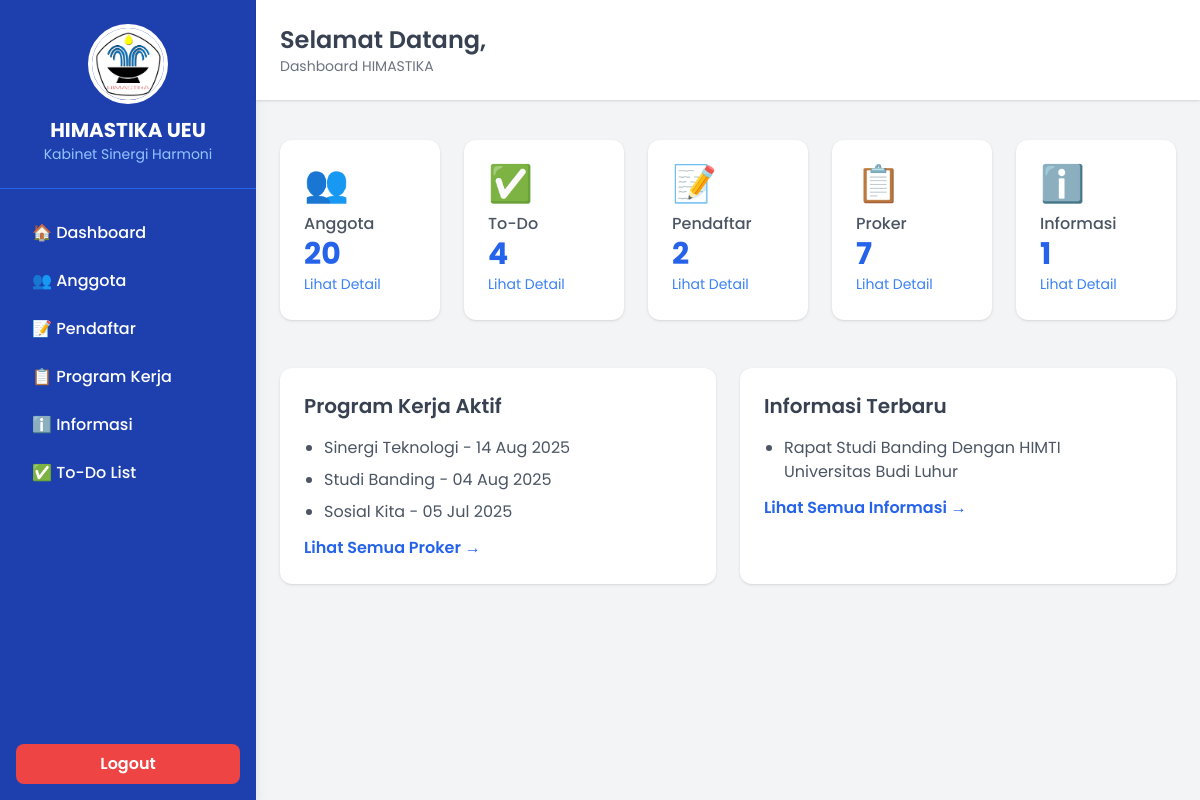
The page /index.php/dashboard on the database its author committed.
### tables this page shows
CREATE TABLE `proker` (
  `id` int(11) NOT NULL,
  `judul` varchar(255) NOT NULL,
  `deskripsi` text DEFAULT NULL,
  `tanggal` date NOT NULL,
  `status` tinyint(1) DEFAULT 0
);

CREATE TABLE `informasi` (
  `id` int(11) NOT NULL,
  `judul` varchar(255) NOT NULL,
  `deskripsi` text NOT NULL,
  `tanggal` date NOT NULL,
  `created_at` timestamp NOT NULL DEFAULT current_timestamp()
);

### application/controllers/Dashboard.php (called while the page is built, shortened)
<?php
class Dashboard extends CI_Controller {
    public function __construct() {
        $this->load->model(['Anggota_model','Todo_model','Pendaftaran_model','Proker_model','Informasi_model']);
    }
    public function index() {
        $data['totalAnggota']    = $this->Anggota_model->countAll();
        $data['totalTodo']       = $this->Todo_model->countAll();
        $data['totalPendaftar']  = $this->Pendaftaran_model->countAll();
        $data['totalProker']     = $this->Proker_model->countAll();
        $data['totalInformasi']  = $this->Informasi_model->countAll();
        $data['proker']     = $this->Proker_model->getLatest(3);
        $data['informasi']  = $this->Informasi_model->getLatest(3);
        $this->load->view('dashboard', $data);
    }
}

### index.php (called while the page is built, shortened)
<?php
require_once BASEPATH.'core/CodeIgniter.php';

### application/models/Proker_model.php (called while the page is built, shortened)
<?php
class Proker_model extends CI_Model {
    public function getLatest($limit = 5) {
        return $this->db->order_by('tanggal', 'DESC')
                        ->limit($limit)
                        ->get('proker')
                        ->result();
    }
}

### application/models/Informasi_model.php (called while the page is built, shortened)
<?php
class Informasi_model extends CI_Model {
    private $table = 'informasi';
    public function getLatest($limit = 3) {
        $this->db->order_by('tanggal', 'DESC');
        return $this->db->get($this->table, $limit)->result();
    }
}

### application/views/dashboard.php (the view, shortened to what this page needs)
<!DOCTYPE html>
<html lang="id">
<head>
<script src="https://cdn.tailwindcss.com"></script>
</head>
<body class="bg-gray-100 flex">
<aside class="w-64 bg-blue-800 text-white min-h-screen flex flex-col justify-between shadow-lg">
  <div>
    <div class="flex flex-col items-center py-6 border-b border-blue-600">
      <img src="<?= base_url('assets/img/LOGO HIMASTIKA.jpg'); ?>" alt="Logo HIMASTIKA" class="w-20 h-20 rounded-full mb-3 border-4 border-white">
      <h1 class="text-xl font-bold">HIMASTIKA UEU</h1>
      <p class="text-blue-300 text-sm">Kabinet Sinergi Harmoni</p>
    </div>
    <nav class="mt-6 space-y-2 px-4">
      <a href="<?= base_url('dashboard'); ?>" class="block px-4 py-2 rounded-lg hover:bg-blue-700 font-medium">🏠 Dashboard</a>
      <a href="<?= base_url('anggota'); ?>" class="block px-4 py-2 rounded-lg hover:bg-blue-700 font-medium">👥 Anggota</a>
      <a href="<?= base_url('pendaftaran'); ?>" class="block px-4 py-2 rounded-lg hover:bg-blue-700 font-medium">📝 Pendaftar</a>
      <a href="<?= base_url('proker'); ?>" class="block px-4 py-2 rounded-lg hover:bg-blue-700 font-medium">📋 Program Kerja</a>
      <a href="<?= base_url('informasi'); ?>" class="block px-4 py-2 rounded-lg hover:bg-blue-700 font-medium">ℹ️ Informasi</a>
      <a href="<?= base_url('todo'); ?>" class="block px-4 py-2 rounded-lg hover:bg-blue-700 font-medium">✅ To-Do List</a>
    </nav>
  </div>
  <div class="p-4">
    <a href="<?= base_url('login/logout'); ?>" class="block bg-red-500 hover:bg-red-600 text-center py-2 rounded-lg font-semibold">
      Logout
    </a>
  </div>
</aside>
<div class="flex-1">
  <header class="bg-white p-6 shadow flex justify-between items-center">
    <div>
      <h2 class="text-2xl font-semibold text-gray-700">Selamat Datang,
      </h2>
      <p class="text-gray-500 text-sm">Dashboard HIMASTIKA</p>
    </div>
  </header>
  <section class="p-6 grid grid-cols-1 md:grid-cols-2 lg:grid-cols-5 gap-6 mt-4">
    <?php
      $cards = [
        ['label'=>'Anggota','count'=>$totalAnggota ?? 0,'url'=>'anggota','icon'=>'👥'],
        ['label'=>'To-Do','count'=>$totalTodo ?? 0,'url'=>'todo','icon'=>'✅'],
        ['label'=>'Pendaftar','count'=>$totalPendaftar ?? 0,'url'=>'pendaftaran','icon'=>'📝'],
        ['label'=>'Proker','count'=>$totalProker ?? 0,'url'=>'proker','icon'=>'📋'],
        ['label'=>'Informasi','count'=>$totalInformasi ?? 0,'url'=>'informasi','icon'=>'ℹ️'],
      ];
      foreach ($cards as $c): ?>
      <div class="bg-white p-6 rounded-xl shadow hover:shadow-lg transition">
        <div class="text-4xl mb-2"><?= $c['icon']; ?></div>
        <h3 class="text-gray-600 font-medium"><?= $c['label']; ?></h3>
        <p class="text-3xl font-bold text-blue-600"><?= $c['count']; ?></p>
        <a href="<?= base_url($c['url']); ?>" class="text-blue-500 hover:underline text-sm">Lihat Detail</a>
      </div>
    <?php endforeach; ?>
  </section>
  <section class="p-6 grid grid-cols-1 md:grid-cols-2 gap-6">
    <div class="bg-white p-6 rounded-xl shadow">
      <h3 class="text-xl font-semibold text-gray-700 mb-4">Program Kerja Aktif</h3>
      <?php if(!empty($proker)): ?>
      <ul class="list-disc pl-5 text-gray-600 space-y-2">
        <?php foreach($proker as $p): ?>
          <li><?= htmlspecialchars($p->judul); ?> - <?= date('d M Y', strtotime($p->tanggal)); ?></li>
        <?php endforeach; ?>
      </ul>
      <?php else: ?>
        <p class="text-gray-400">Belum ada program kerja.</p>
      <?php endif; ?>
      <a href="<?= base_url('proker'); ?>" class="text-blue-600 font-semibold hover:underline mt-3 block">
        Lihat Semua Proker →
      </a>
    </div>
    <div class="bg-white p-6 rounded-xl shadow">
      <h3 class="text-xl font-semibold text-gray-700 mb-4">Informasi Terbaru</h3>
      <?php if(!empty($informasi)): ?>
      <ul class="list-disc pl-5 text-gray-600 space-y-2">
        <?php foreach($informasi as $i): ?>
          <li><?= htmlspecialchars($i->judul); ?></li>
        <?php endforeach; ?>
      </ul>
      <?php else: ?>
        <p class="text-gray-400">Belum ada informasi terbaru.</p>
      <?php endif; ?>
      <a href="<?= base_url('informasi'); ?>" class="text-blue-600 font-semibold hover:underline mt-3 block">
        Lihat Semua Informasi →
      </a>
    </div>
  </section>
</div>
</body>
</html>

### application/views/dashboard.php (style rules this page uses)
body { font-family: 'Poppins', sans-serif; }

### rows shown on the page
proker: judul "Sinergi Teknologi", tanggal "14 Aug 2025"
proker: judul "Studi Banding", tanggal "04 Aug 2025"
proker: judul "Sosial Kita", tanggal "05 Jul 2025"
informasi: judul "Rapat Studi Banding Dengan HIMTI Universitas Budi Luhur"

### other values the page prints
$c['icon'] "👥"
$c['label'] "Anggota"
$c['count'] "20"
$c['icon'] "✅"
$c['label'] "To-Do"
$c['count'] "4"
$c['icon'] "📝"
$c['label'] "Pendaftar"
$c['count'] "2"
$c['icon'] "📋"
$c['label'] "Proker"
$c['count'] "7"
$c['icon'] "ℹ️"
$c['label'] "Informasi"
$c['count'] "1"
